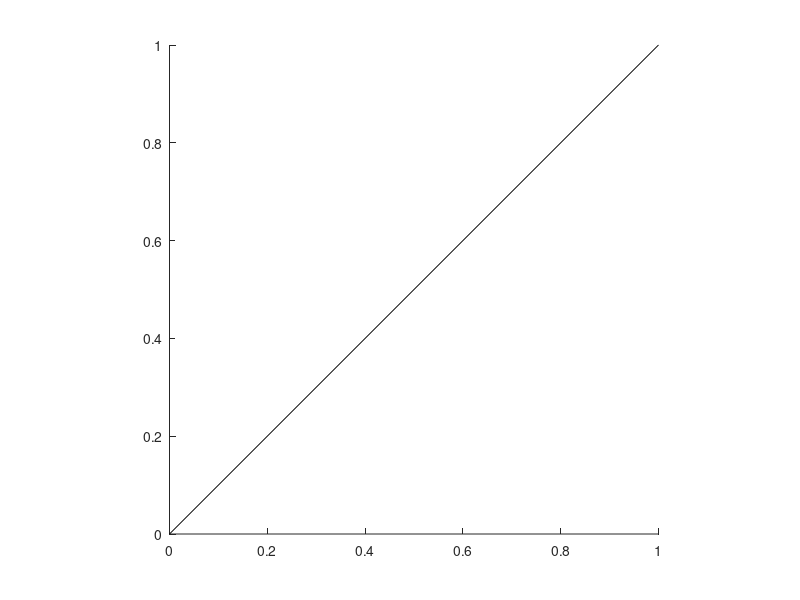

Source code (MATLAB):
%% convert the scatterplot to plot with squared axes and a unity line
% 12/3/2019
% Mohammad Shams
% m.shamsahmar@gmail.com

function unityline

axis square
x = xlim;
y = ylim;
xy1 = min(x(1),y(1));
xy2 = max(x(2),y(2));
line([xy1 xy2],[xy1 xy2],'color','k')
xlim([xy1 xy2])
ylim([xy1 xy2])
